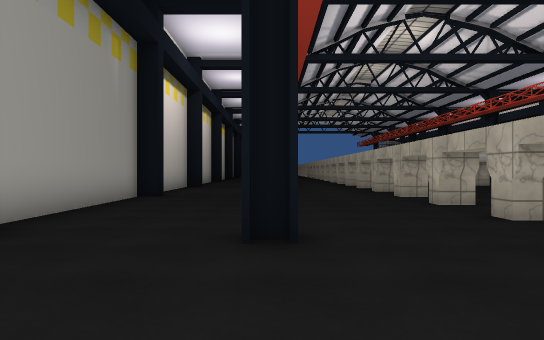
[1] (above)

17 first-person views from a walk through a scene from a Unity 3-D project. The camera is 1.3 m above the floor, looks level and sees 70° across. The floor is counted in squares, 2 m on a side. Each view is taken from the middle of a square. On the plan, view 1 faces up. The plan holds only what a view shows up to about 11 squares ahead; the rest is blank. The place goes on beyond the plan. Some animated figures are left out. Some surface patterns are stand-ins.

[2]
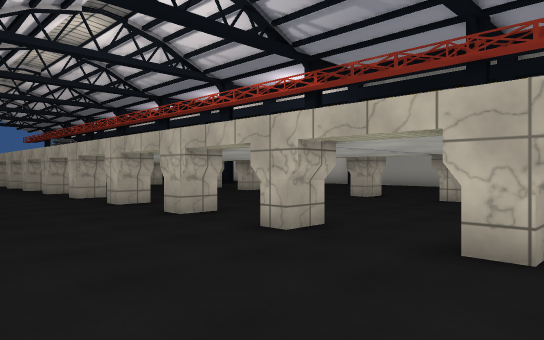

[3]
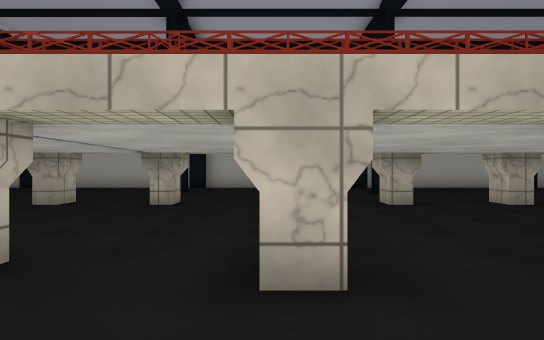

[4]
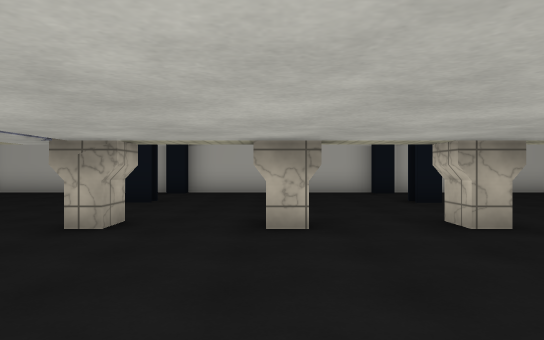

[5]
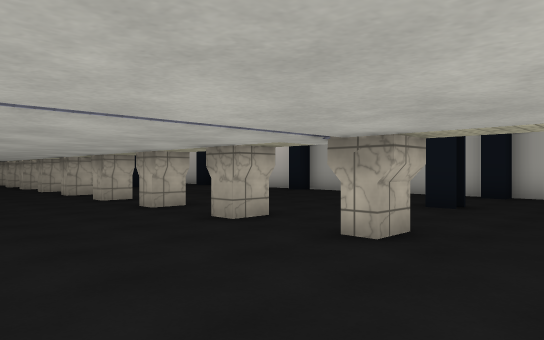

[6]
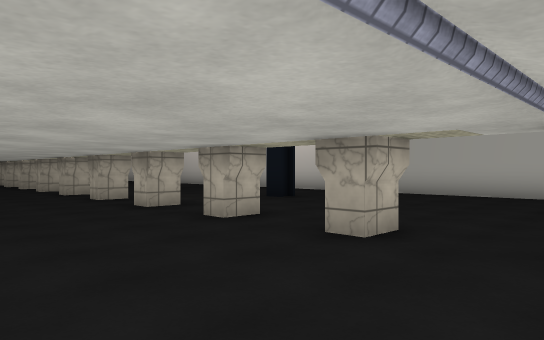

[7]
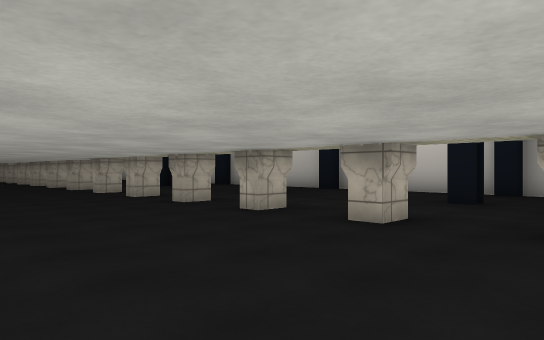

[8]
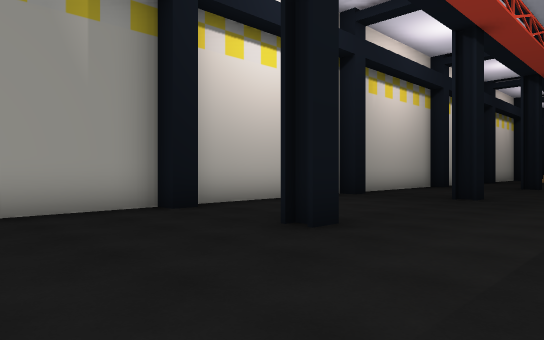

[9]
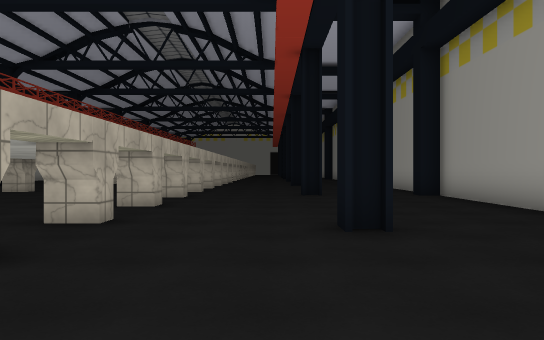

[10]
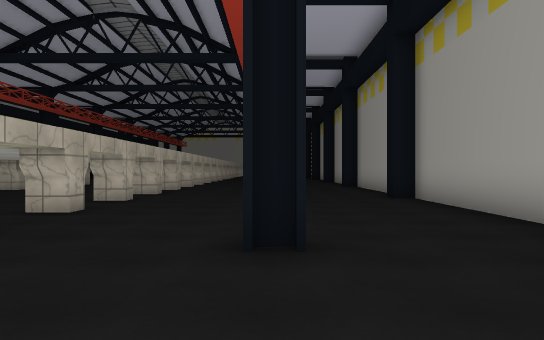

[11]
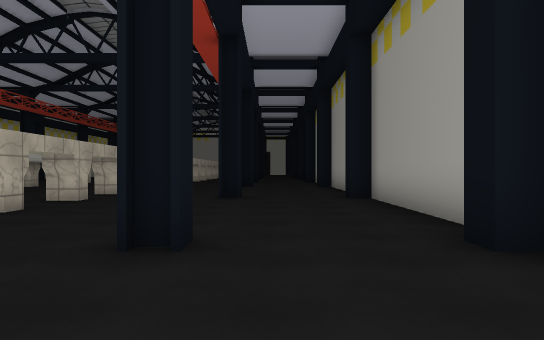

[12]
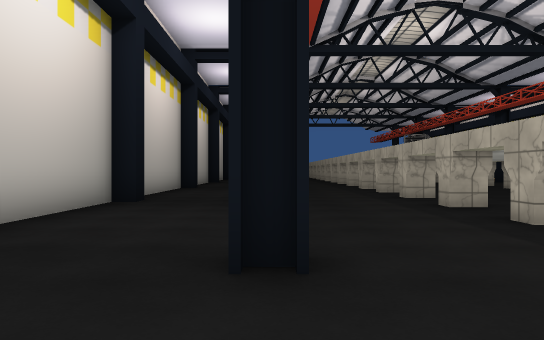

[13]
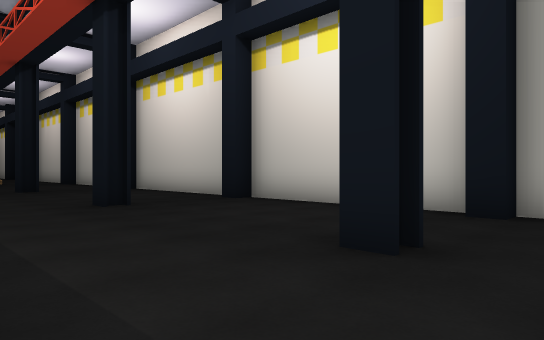

[14]
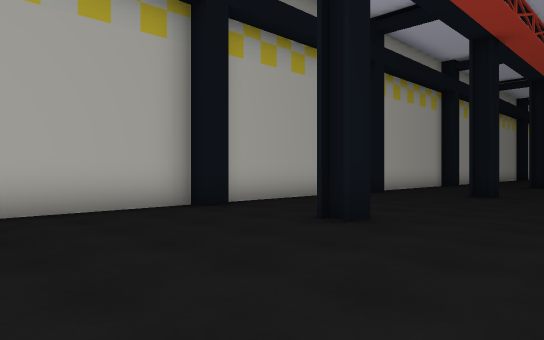

[15]
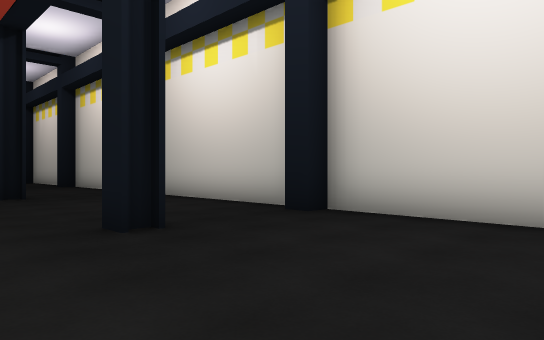

[16]
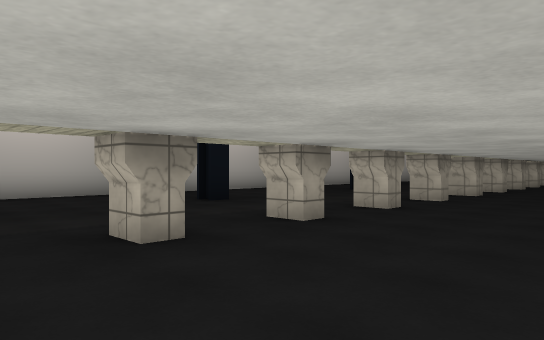

[17]
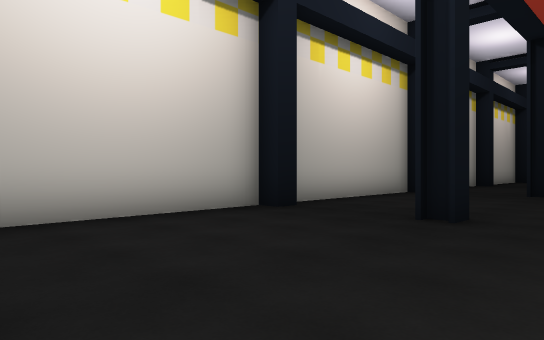

### Floor plan
Points are (right, up) in squares from view 1. A wall is a line through its corners. A room is listed if a view was taken in it or the views show most of it. See-through windows are left out.
Room 1 (views 1, 2, 3, 4, 5, 6, 7, 8, 9, 10, 11, 12, 13, 14, 15, 16, 17)
walls: (3.9, 9.4) (3.1, 9.4) (3.1, 10); (3.9, 7.2) (3.1, 7.2) (3.1, 7.9); (9, 9.4) (8.3, 9.4) (8.3, 10); (9, 7.2) (8.3, 7.2) (8.3, 7.9); (3.8, 12.2) (3.8, 11.6) (3.1, 11.6) (3.1, 12.3); (9, 11.6) (8.3, 11.6) (8.3, 12.2); (3.9, 5) (3.1, 5) (3.1, 5.6); (9, 5) (8.3, 5) (8.3, 5.6); (9, 13.8) (8.3, 13.8) (8.3, 14.4); (11.7, 9.4) (11.7, 10); (3.8, 14.4) (3.8, 13.8) (3.1, 13.8) (3.1, 14.4); (0.2, 10) (0.2, 9.6) (-0.2, 9.6); (3.9, 2.9) (3.1, 2.9); (3.9, 2.7) (3.1, 2.7) (3.1, 3.3) (3.9, 3.3); (9, 2.9) (8.3, 2.9); (9, 2.7) (8.3, 2.7) (8.3, 3.5); (9, 16) (8.3, 16) (8.3, 16.6); (3.8, 16.6) (3.8, 16) (3.1, 16) (3.1, 16.6); (11.7, 3.4) (11.7, 4); (-0.2, 3.7) (0.2, 3.7) (0.2, 4) (0.2, 3.6) (-0.3, 3.6) (-0.3, 4); (11.7, 14.9) (11.7, 15.5); (0.2, 15.5) (0.2, 14.9); (-2.8, 10) (-2.8, 9.4) (-3.2, 9.4); (8.3, 0.4) (8.3, 1.2); (3.1, 0.4) (3.1, 1.1) (3.9, 1.1); (15.2, 9.4) (14.7, 9.4) (14.7, 10); (3.8, 18.9) (3.8, 18.2) (3, 18.2); (-3.2, 3.9) (-2.8, 3.9) (-2.8, 3.4); (15.2, 3.4) (14.7, 3.4) (14.7, 3.9) (15.2, 3.9); (-2.8, 15.5) (-2.8, 14.9) (-3.3, 14.9) (-3.3, 4.6); (8.3, -1.9) (8.3, -1.2) (9, -1.2); (3.1, -1.9) (3.1, -1.2) (3.9, -1.2); (-3.3, 2.5) (-3.3, -1.9) (-2.8, -1.9) (-2.8, -2.4); (15.2, 15.9) (15.2, 20.2); (3.8, 21) (3.8, 20.4) (3.1, 20.4); (-0.2, -2.1) (0.2, -2.1) (0.2, -2.4); (11.7, -2.4) (11.7, -1.9); (15.2, 0.1) (15.2, 14.9) (14.7, 14.9) (14.7, 15.5); (8.3, -4.1) (8.3, -3.4) (9, -3.4); (3.1, -4) (3.1, -3.4) (3.9, -3.4); (14.7, -2.5) (14.7, -1.9); (-3.3, 20.4) (-3.3, 16)

Positions as (right, up) in squares from view 1, and headings:
1: (0, 0), facing up
2: (0, 0), facing up-right
3: (1, 1), facing right
4: (4, 1), facing right
5: (5, 1), facing up-right
6: (5, 3), facing up-right
7: (4, 7), facing up-right
8: (3, 6), facing up-left
9: (1, 8), facing down
10: (0, 7), facing down
11: (-1, 7), facing down
12: (0, 7), facing up
13: (9, 8), facing up-right
14: (9, 8), facing down-right
15: (10, 11), facing up-right
16: (7, 10), facing up-left
17: (2, 10), facing up-left
